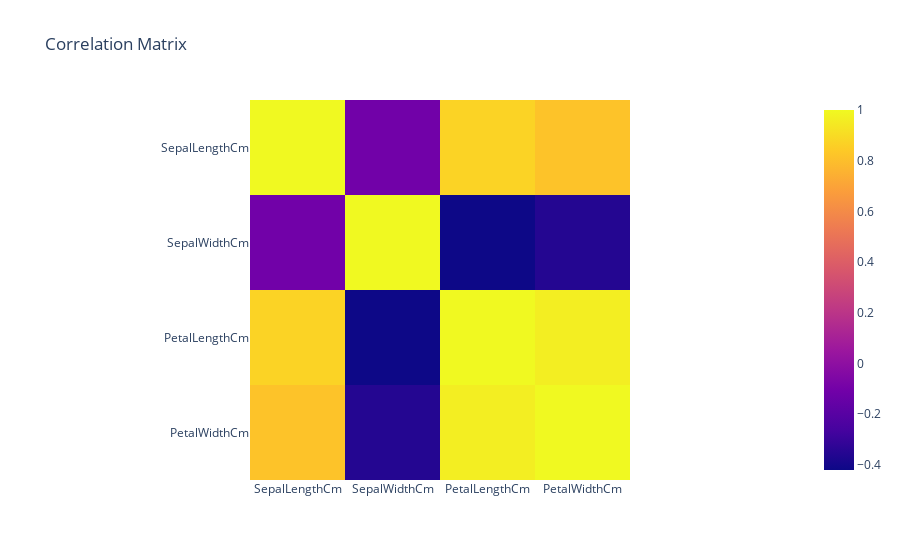

Notebook source saved alongside this figure:
### Code cell
px.imshow(df.corr(), title='Correlation Matrix')

### Figure 1 — Plotly figure (JSON) as saved in the notebook; plotly's stock layout.template omitted (floating-point values rounded to 4 significant figures)
{"data": [{"coloraxis": "coloraxis", "hovertemplate": "x: %{x}<br>y: %{y}<br>color: %{z}<extra></extra>", "name": "0", "type": "heatmap", "x": ["SepalLengthCm", "SepalWidthCm", "PetalLengthCm", "PetalWidthCm"], "xaxis": "x", "y": ["SepalLengthCm", "SepalWidthCm", "PetalLengthCm", "PetalWidthCm"], "yaxis": "y", "z": [[1, -0.1094, 0.8718, 0.818], [-0.1094, 1, -0.4205, -0.3565], [0.8718, -0.4205, 1, 0.9628], [0.818, -0.3565, 0.9628, 1]]}], "layout": {"coloraxis": {"colorscale": [[0, "#0d0887"], [0.1111, "#46039f"], [0.2222, "#7201a8"], [0.3333, "#9c179e"], [0.4444, "#bd3786"], [0.5556, "#d8576b"], [0.6667, "#ed7953"], [0.7778, "#fb9f3a"], [0.8889, "#fdca26"], [1, "#f0f921"]]}, "title": {"text": "Correlation Matrix"}, "xaxis": {"anchor": "y", "constrain": "domain", "domain": [0, 1], "scaleanchor": "y"}, "yaxis": {"anchor": "x", "autorange": "reversed", "constrain": "domain", "domain": [0, 1]}}}
